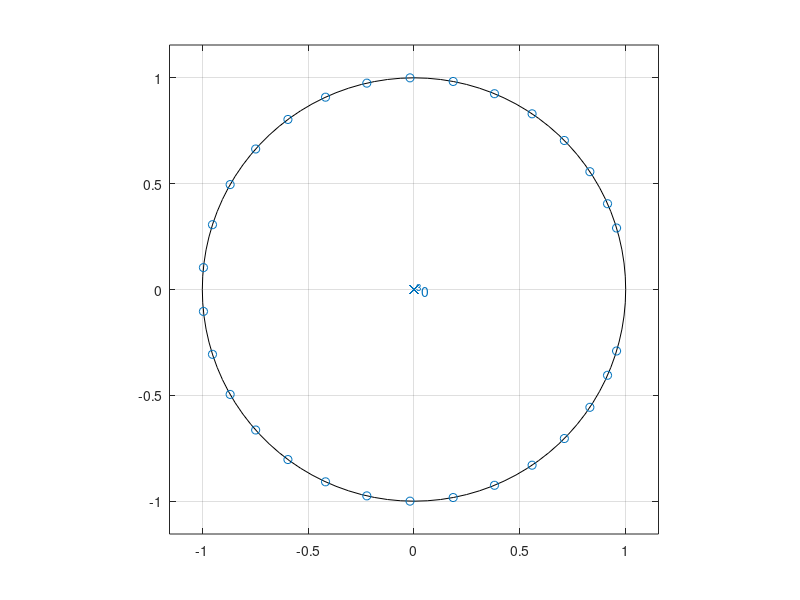
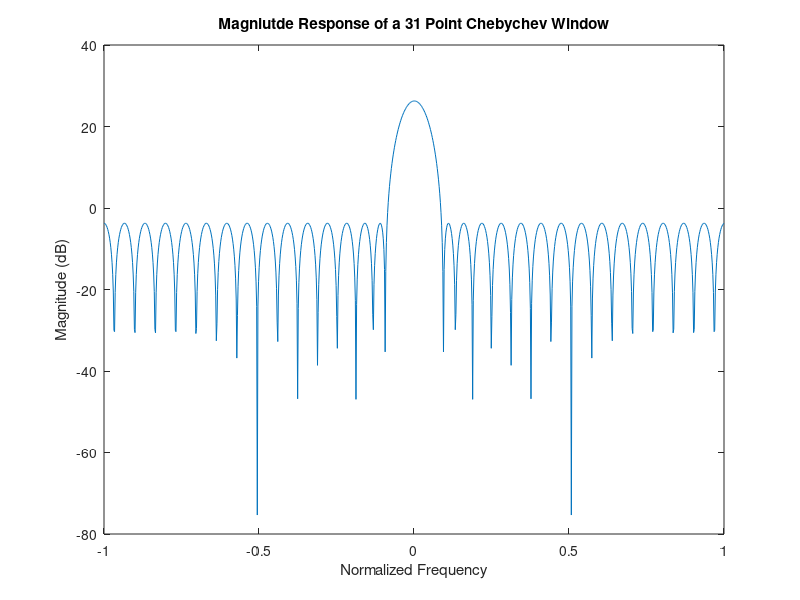
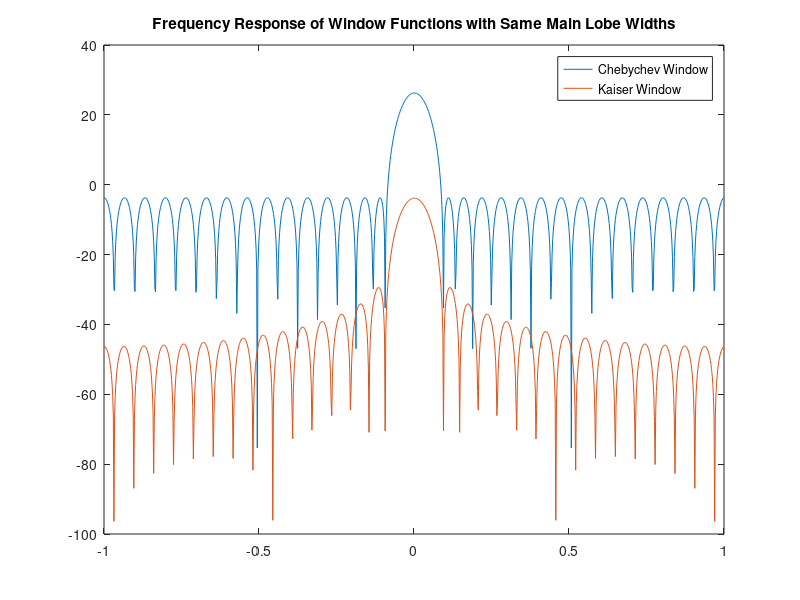
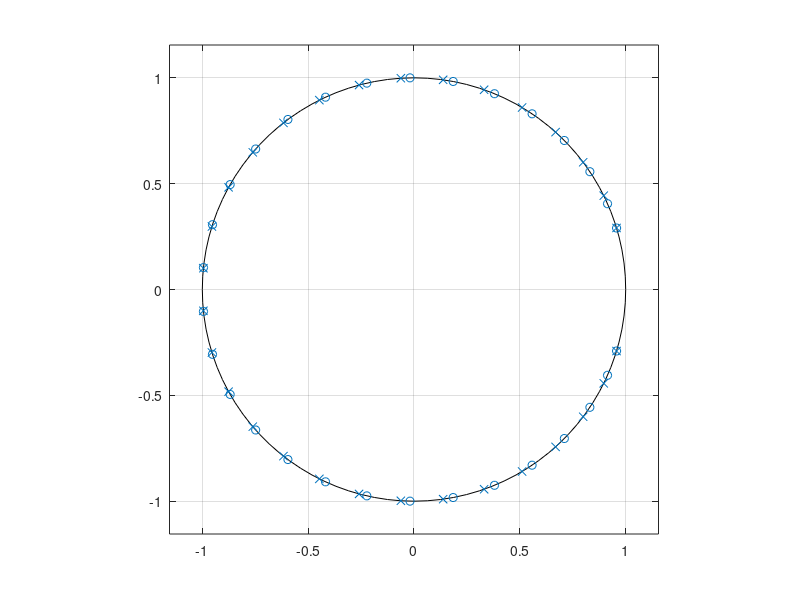

MATLAB code for these plots, in order:
%% Shifra Abittan
% DSP HW #6: FIR Filter Design

%% 1(a)
ChebWin = chebwin(31,30);

figure
t = 0:1:30;
stem(t,ChebWin)
title('31 Point CHEBYCHEV WINDOW with 30dB peak sidelobe level in TIME DOMAIN')
xlabel('time')
%Already normalized?

%% 1(b)
zplane(ChebWin.')

%% 1(c)
ChebWinFreq = fft(ChebWin,1000);
ChebWinFreq = fftshift(ChebWinFreq);
Fwin = linspace(-1,1,1000);
figure 
plot(Fwin,20*log10(abs(ChebWinFreq)))
title('Magniutde Response of a 31 Point Chebychev Window')
xlabel('Normalized Frequency')
ylabel('Magnitude (dB)')

%% 1(d)

% Generate Kaiser Window
beta = 3.14; %3.15,3.16 (both values line up nulls perfectly) look at zero values
KaiserWin = kaiser(31,beta);

% Plot Time Domain
%{
figure
t = 0:1:30;
stem(t,KaiserWin)
title('31 Point KAISER WINDOW with b= in TIME DOMAIN')
xlabel('time')
%}

%% 1(e)
% Superimpose Freq Response of Kaiser on Chebychev Window to find beta
KaiserFreq = fft(KaiserWin./31.6228,1000);
KaiserFreq2 = fftshift(KaiserFreq);

figure 
plot(Fwin,20*log10(abs(ChebWinFreq)))
hold on
plot(Fwin,20*log10(abs(KaiserFreq2)))
title('Frequency Response of Window Functions with Same Main Lobe Widths')
legend('Chebychev Window','Kaiser Window')

figure
zplane(ChebWin.',KaiserWin.')

%% 1(g)
%PeakSideLobeLevel = min(20*log10(W(0)/mag(W(w))))
% min from first null to pi

%% 1(h) Fraction of Energy in Sidelobes
% Total Energy = mag squared added up of w[n]
% Fraction = sum of mag sq of freq coefficients from first null to pi
% Chebychev Window
TotalE_Cheb = sum((abs(ChebWin)).^2);
%SidelobeE_Cheb = sum((abs(ChebWinFreq(:))).^2) %insert index from null
%FractionCheb = SidelobeE_Cheb./TotalE_Cheb

TotalE_Kaiser = sum((abs(KaiserWin)).^2);
%SidelobeE_Kaiser = sum((abs(KaiserFreq(:))).^2) %insert index from null
%FractionKaiser = SidelobeE_Kaiser./TotalE_Kaiser

%% 2(b)
PDev = (10.^(2/20) - 1)./(10^(2/20) + 1);
SDev = 10^(-30/20);
%formulas may be wrong!

%% 2(c)
% KAISER DESIGN
F = [1.5*10e6 2*10e6 3*10e6 3.5*10e6]; %band edge freq in Hz
A = [0 1 0]; %ideal behavior in band
DEV = [SDev,PDev,SDev]; %maximum deviations on linear scale
Fs = 10*10e6; %sampling frequency

[N,Wn,BTA,FILTYPE] = kaiserord(F,A,DEV,Fs);
B = fir1(N,Wn,FILTYPE,kaiser(N+1,BTA),'noscale');

% PARKS-MCCLELLAN EQUIRIPPLE DESIGN
[N_rip,Fo_rip,Ao_rip,W_rip] = firpmord(F,A,DEV,Fs);
B_rip = firpm(N_rip,Fo_rip,Ao_rip,W_rip);

%% 2(d)
% Specify Filter Orders
KaiserOrder = N
EquirippleOrder = N_rip

% Time Stem Plots

% Pad shorter filter with zeros (generic code that allows for any
% difference in length between the two filters) 
[~,c] = size(B);
[~,c_rip] = size(B_rip);

pad = abs(c-c_rip);
% check which filter needs padding
if c-c_rip < 0
    B = [B zeros(1,pad)];
end
if c-c_rip > 0
    B_rip= [B_rip zeros(1,pad)];
end

tfilt = 0:c-1;
figure
subplot(1,2,1)
stem(tfilt,B)
title('Kaiser Digital Bandpass Filter in Time Domain')
xlabel('time')
xlim([0 c-1])

subplot(1,2,2)
stem(tfilt,B_rip)
title('Parks-McClellan Equiripple Digital Bandpass Filter in Time Domain')
xlabel('time')
xlim([0 c-1])

% Magnitude Response in Frequency

[H,~] = freqz(B);
[H_rip,~] = freqz(B_rip);

F = linspace(0,5*10e6,512);

figure
subplot(1,2,1)
plot(F,20*log10(abs(H)))
title('Magnitude Response of Kaiser Filter')
xlabel('Frequency (Hz)')
ylabel('Magnitude (dB)')
ylim([-50 2])

% Plot Specs
hold on
plot(repmat(2*10e6,1,53),(-50:1:2),'--','Color','r') %passband
hold on
plot(repmat(3*10e6,1,53),(-50:1:2),'--','Color','r') %passband
hold on
plot(repmat(1.5*10e6,1,53),(-50:1:2),'--','Color','g') %stopband
hold on
plot(repmat(3.5*10e6,1,53),(-50:1:2),'--','Color','g') %stopband
hold on
plot(F,repmat(0,1,512),':','Color','k') %passband tolerance
hold on
plot(F,repmat(-2,1,512),':','Color','k') %passband tolerance

subplot(1,2,2)
plot(F,20*log10(abs(H_rip)))
title('Magnitude Response of Parks-McClellan Equiripple Filter')
xlabel('Frequency (Hz)')
ylabel('Magnitude (dB)')
ylim([-50 2])

% Plot Specs
hold on
plot(repmat(2*10e6,1,53),(-50:1:2),'--','Color','r') %passband
hold on
plot(repmat(3*10e6,1,53),(-50:1:2),'--','Color','r') %passband
hold on
plot(repmat(1.5*10e6,1,53),(-50:1:2),'--','Color','g') %stopband
hold on
plot(repmat(3.5*10e6,1,53),(-50:1:2),'--','Color','g') %stopband
hold on
plot(F,repmat(0,1,512),':','Color','k') %passband tolerance
hold on
plot(F,repmat(-2,1,512),':','Color','k') %passband tolerance

%% 2(e)
InvProp = W_rip.*DEV.'
% This statement above shows that the weights are inversely proportional to
% the deviations in the bands. Mathematically W prop to 1/deviations.
% Therefore, W.*deviations should equal a constant. InvProp is equal to a
% constant value for all the weight/deviation pairs.